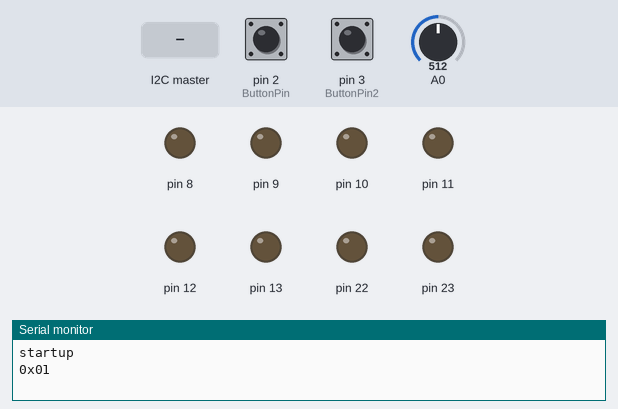
The program below on a simulated Arduino Uno, built with avr-gcc and run on an emulated ATmega328P. Parts: output pins drawn as LEDs (lit = HIGH), the last lines printed to the serial monitor. Dashed ring = blinking. The inputs (shaded band) are chosen by the test bench; at power-on: pin 2 (ButtonPin) HIGH, pin 3 (ButtonPin2) HIGH, A0 = 512.

Above: at 1.2 s.
1.3 s: the I2C master sends the byte 1
At 3.7 s:
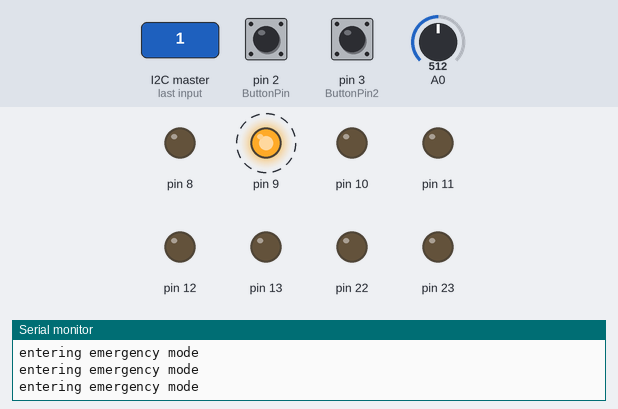
Timing chart, 0 to 10.3 s (numbered marks = the images above; inputs shaded):
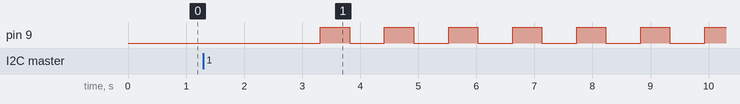

Measured:
- by itself, pin 9: alternates HIGH for 0.50 s and LOW for 0.60 s

The program:

main.cpp
```cpp
/*
Traffic Light Control System - Slave Board
Ruperd Wilson II, rwils005@ucr.edu
Paul Schneider, pschn002@ucr.edu
9 December 2018


Developed for EE128 @ UCR - Fall 2018 - Dr. Hyoseung Kim

Light controller (slave) element of a traffic control system, to be used in
conjunction with single master board over I2C/Wire. System capable of
response to 8 (2 at each corner) pedestrian crosswalks and IR sensor input
to control traffic light state.

*/

#include <Arduino.h>
#include <Wire.h>

#define WAITING 0x01
#define CASUAL_UPDATE 0x02
#define URGENT_UPDATE 0x04
#define FAULT 0x08

#define EMERGENCY 0x01
#define NORTH_SOUTH 0x02
#define EAST_WEST 0x04
#define ERROR_MODE 0x80

#define MY_ADDRESS 8 // CHANGE BETWEEN DIFFERENT SLAVE FLASHES


int last_comms_delay = 0;
unsigned char displayed_bulbs = 0x00;
unsigned char status_reg = 0x00;
unsigned int displayed_time_in_pattern = 0;
unsigned int time_in_pattern = 0;
unsigned char pattern_count = 0;

const byte ButtonPin = 2;
const byte ButtonPin2 = 3;
int val = 0;
char tmp_flag_emergency = 0;
char Last_Sent = 0;
char* Message = 0;


void receiveEvent(int var) {
	last_comms_delay = 0;

	unsigned char rx_slave_id = Wire.read();
	unsigned char bulbs = Wire.read();
	unsigned int tmp_time_in_pattern = 0;

	for (int i = 0; i < 4; i++) {
		unsigned char c = Wire.read();
		tmp_time_in_pattern |= (c << (8 * i));
	}

	Serial.println("- - - - - - - - - -");
	//Serial.println(Wire.available());
	Serial.println(millis());
	Serial.print("\tSlave ID: ");
	Serial.println(rx_slave_id);
	Serial.print("\tBulb Output: ");
	Serial.println(bulbs, HEX);
	Serial.print("\tStatus: ");
	Serial.println(status_reg, HEX);
	Serial.print("\tTIP: ");
	Serial.println(tmp_time_in_pattern);
	Serial.println("- - - - - - - - - -");

	time_in_pattern = tmp_time_in_pattern;
}

void requestEvent() {

    Wire.write(status_reg);
    status_reg = status_reg & 0x00;
	last_comms_delay = 0;
}


void emergencyMode() {

	Serial.println("entering emergency mode");
	pattern_count++;
	if (pattern_count < 5) {
		digitalWrite(9, HIGH);
		digitalWrite(8, LOW);
		digitalWrite(7, LOW);
	} else if (pattern_count > 5) {
		digitalWrite(9, LOW);
		digitalWrite(8, LOW);
		digitalWrite(7, LOW);
		if (pattern_count > 10) pattern_count = 0;
	}
}

void Button_Push()
{
	status_reg = status_reg | NORTH_SOUTH;
    Serial.println("0x03");
}

void Button_Push2()
{
	status_reg = status_reg | EAST_WEST;
    Serial.println("0x02");
}

void IR_Sensor()
{
  val = analogRead(0);

  if(val < 970 && tmp_flag_emergency == 0)
  {
     status_reg = status_reg | EMERGENCY;
     Serial.println("0x01");
     tmp_flag_emergency = 1;
  }
  else if(tmp_flag_emergency == 1 and val > 970)
  {
    tmp_flag_emergency = 0;
  }

}


void setup() {
	Serial.begin(38400);
	Wire.begin(MY_ADDRESS);
	Wire.onReceive(*receiveEvent);
 	Wire.onRequest(requestEvent);
	pinMode(ButtonPin, INPUT_PULLUP);
	attachInterrupt(digitalPinToInterrupt(ButtonPin), Button_Push, RISING);
	pinMode(ButtonPin2, INPUT_PULLUP);
	attachInterrupt(digitalPinToInterrupt(ButtonPin2), Button_Push2, RISING);
	Serial.println("startup");

	DDRB = 0xFF;
  	PORTB = 0;


}

void loop() {
	// put your main code here, to run repeatedly:
	delay(100);
	IR_Sensor();
	last_comms_delay++;

	if (last_comms_delay > 20) {
		emergencyMode();
	}
}
```
